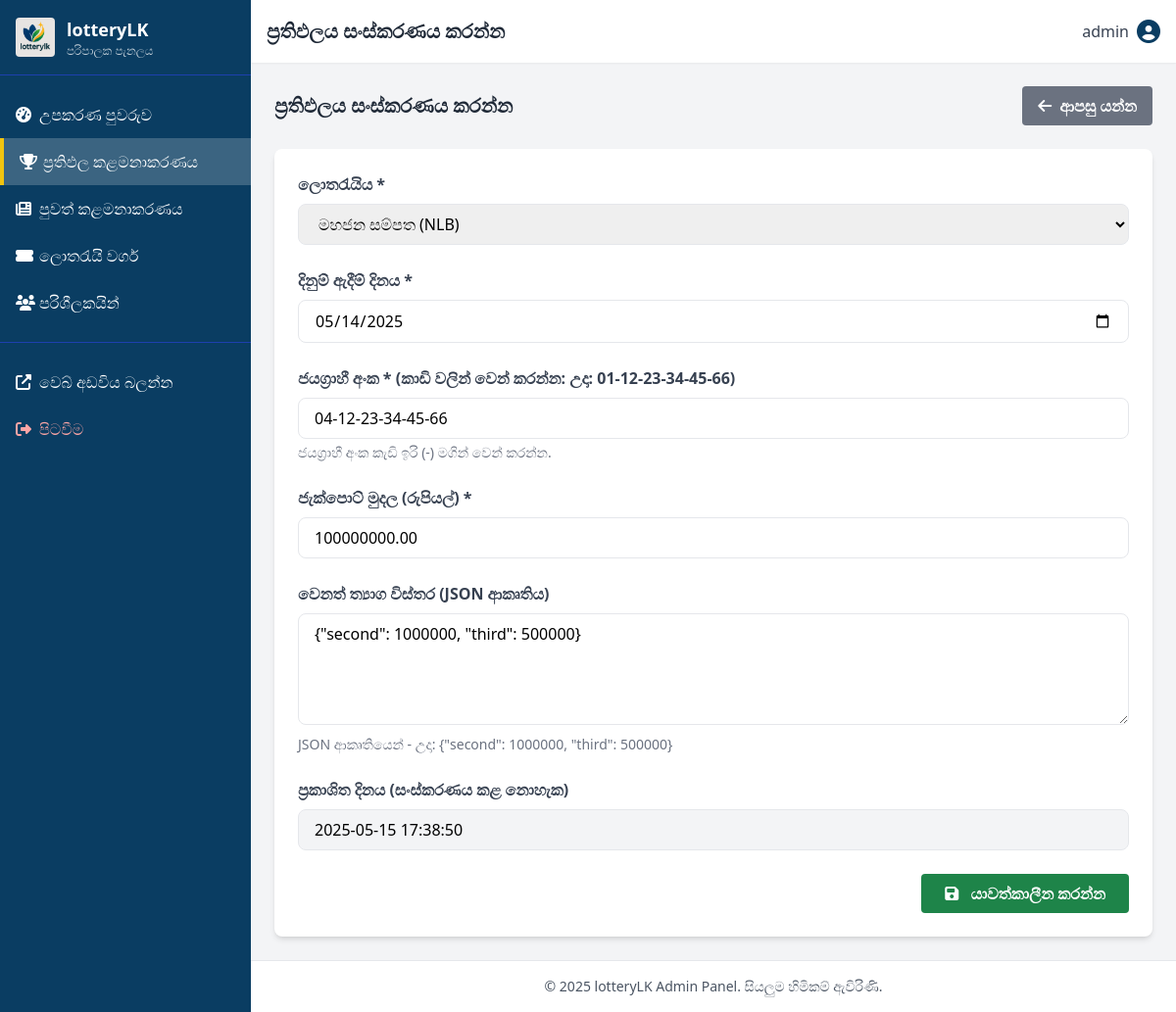
Screenshot of /admin/edit_result.php?id=1 (signed in) with the database file from the repository.
### tables this page shows
CREATE TABLE IF NOT EXISTS results (
    id INT AUTO_INCREMENT PRIMARY KEY,
    lottery_id INT,
    draw_date DATE NOT NULL,
    winning_numbers VARCHAR(255) NOT NULL,  
    jackpot_amount DECIMAL(15,2),
    other_prize_details TEXT,  
    published_at TIMESTAMP DEFAULT CURRENT_TIMESTAMP,
    FOREIGN KEY (lottery_id) REFERENCES lotteries(id)
        ON DELETE CASCADE
        ON UPDATE CASCADE
);

CREATE TABLE IF NOT EXISTS lotteries (
    id INT AUTO_INCREMENT PRIMARY KEY,
    name VARCHAR(255) NOT NULL,
    type VARCHAR(50),  
    draw_schedule VARCHAR(255),
    description TEXT,
    image_path VARCHAR(255) NULL  
);

### includes/functions.php (called while the page is built, shortened)
<?php
function get_all_lotteries($pdo, $type = null) {
    try {
        if ($type) {
            $stmt = $pdo->prepare('SELECT * FROM lotteries WHERE type = :type ORDER BY name');
            $stmt->bindParam(':type', $type, PDO::PARAM_STR);
            $stmt->execute();
        } else {
            $stmt = $pdo->query('SELECT * FROM lotteries ORDER BY name');
        }
        return $stmt->fetchAll();
    } catch (PDOException $e) {
        error_log("Database error in get_all_lotteries(): " . $e->getMessage(), 0);
        return [];
    }
}

### admin/edit_result.php (the view, shortened to what this page needs)
<?php
include '../includes/db_connect.php';
include '../includes/functions.php';
$result_id = isset($_GET['id']) ? (int)$_GET['id'] : 0;
$lotteries = [];
$form_data = [
    'id' => 0,
    'lottery_id' => 0,
    'draw_date' => '',
    'winning_numbers' => '',
    'jackpot_amount' => 0,
    'other_prize_details' => '',
    'published_at' => ''
];
$result_found = false;
if (isset($pdo) && $db_connected) {
    try {
        $lotteries = get_all_lotteries($pdo);
    } catch (PDOException $e) {
        error_log("Database error in edit_result.php (lotteries): " . $e->getMessage(), 0);
    }
}
if ($result_id > 0 && isset($pdo) && $db_connected) {
    try {
        $stmt = $pdo->prepare('SELECT * FROM results WHERE id = :id');
        $stmt->bindParam(':id', $result_id, PDO::PARAM_INT);
        $stmt->execute();
        $result = $stmt->fetch();
        if ($result) {
            $result_found = true;
            $form_data = [
                'id' => $result['id'],
                'lottery_id' => $result['lottery_id'],
                'draw_date' => $result['draw_date'],
                'winning_numbers' => $result['winning_numbers'],
                'jackpot_amount' => $result['jackpot_amount'],
                'other_prize_details' => $result['other_prize_details'],
                'published_at' => $result['published_at']
            ];
        } else {
            $error_message = 'ප්‍රතිඵලය හමු නොවීය.';
        }
    } catch (PDOException $e) {
        error_log("Database error in edit_result.php (fetch): " . $e->getMessage(), 0);
        $error_message = 'ප්‍රතිඵලය ලබා ගැනීමේදී දෝෂයක් ඇති විය.';
    }
} else {
    $error_message = 'වලංගු ප්‍රතිඵල ID එකක් සපයන්න.';
}
include 'includes_admin/admin_header.php';
?>
<div class="flex justify-between items-center mb-6">
    <h2 class="text-xl font-bold text-gray-800">ප්‍රතිඵලය සංස්කරණය කරන්න</h2>
    <a href="manage_results.php" class="bg-gray-500 hover:bg-gray-600 text-white font-bold py-2 px-4 rounded flex items-center">
        <i class="fas fa-arrow-left mr-2"></i> ආපසු යන්න
    </a>
</div>
<?php if ($result_found): ?>
<div class="bg-white rounded-lg shadow-md overflow-hidden">
    <form action="edit_result.php?id=<?php echo $result_id; ?>" method="post" class="p-6">
        <div class="mb-6">
            <label for="lottery_id" class="block text-gray-700 font-bold mb-2">ලොතරැයිය *</label>
            <select id="lottery_id" name="lottery_id" class="w-full px-4 py-2 border rounded-lg focus:outline-none focus:ring-2 focus:ring-primaryBlue" required>
                <?php foreach ($lotteries as $lottery): ?>
                <option value="<?php echo $lottery['id']; ?>" <?php echo ($form_data['lottery_id'] == $lottery['id']) ? 'selected' : ''; ?>>
                    <?php echo htmlspecialchars($lottery['name']) . ' (' . $lottery['type'] . ')'; ?>
                </option>
                <?php endforeach; ?>
            </select>
        </div>
        <div class="mb-6">
            <label for="draw_date" class="block text-gray-700 font-bold mb-2">දිනුම් ඇදීම් දිනය *</label>
            <input type="date" id="draw_date" name="draw_date" value="<?php echo htmlspecialchars($form_data['draw_date']); ?>" class="w-full px-4 py-2 border rounded-lg focus:outline-none focus:ring-2 focus:ring-primaryBlue" required>
        </div>
        <div class="mb-6">
            <label for="winning_numbers" class="block text-gray-700 font-bold mb-2">ජයග්‍රාහී අංක * (කාඩි වලින් වෙන් කරන්න: උදා: 01-12-23-34-45-66)</label>
            <input type="text" id="winning_numbers" name="winning_numbers" value="<?php echo htmlspecialchars($form_data['winning_numbers']); ?>" placeholder="උදා: 01-12-23-34-45-66" class="w-full px-4 py-2 border rounded-lg focus:outline-none focus:ring-2 focus:ring-primaryBlue" required>
            <p class="text-sm text-gray-500 mt-1">ජයග්‍රාහී අංක කැඩි ඉරි (-) මගින් වෙන් කරන්න.</p>
        </div>
        <div class="mb-6">
            <label for="jackpot_amount" class="block text-gray-700 font-bold mb-2">ජැක්පොට් මුදල (රුපියල්) *</label>
            <input type="number" id="jackpot_amount" name="jackpot_amount" value="<?php echo htmlspecialchars($form_data['jackpot_amount']); ?>" step="0.01" min="0" class="w-full px-4 py-2 border rounded-lg focus:outline-none focus:ring-2 focus:ring-primaryBlue" required>
        </div>
        <div class="mb-6">
            <label for="other_prize_details" class="block text-gray-700 font-bold mb-2">වෙනත් ත්‍යාග විස්තර (JSON ආකෘතිය)</label>
            <textarea id="other_prize_details" name="other_prize_details" rows="4" class="w-full px-4 py-2 border rounded-lg focus:outline-none focus:ring-2 focus:ring-primaryBlue"><?php echo htmlspecialchars($form_data['other_prize_details']); ?></textarea>
            <p class="text-sm text-gray-500 mt-1">JSON ආකෘතියෙන් - උදා: {"second": 1000000, "third": 500000}</p>
        </div>
        <div class="mb-6">
            <label for="published_at" class="block text-gray-700 font-bold mb-2">ප්‍රකාශිත දිනය (සංස්කරණය කළ නොහැක)</label>
            <input type="text" id="published_at" value="<?php echo date('Y-m-d H:i:s', strtotime($form_data['published_at'])); ?>" class="w-full px-4 py-2 border rounded-lg bg-gray-100" readonly>
        </div>
        <div class="flex justify-end">
            <button type="submit" class="bg-primaryGreen hover:bg-green-700 text-white font-bold py-2 px-6 rounded focus:outline-none focus:shadow-outline">
                <i class="fas fa-save mr-2"></i> යාවත්කාලීන කරන්න
            </button>
        </div>
    </form>
</div>
<?php endif; ?>
<?php
include 'includes_admin/admin_footer.php';
?>

### rows the page displays
results: lottery_id "මහජන සම්පත (NLB)", draw_date "05/14/2025", winning_numbers "04-12-23-34-45-66", jackpot_amount "100000000.00", other_prize_details "{\"second\": 1000000, \"third\": 500000}", published_at "2025-05-15 17:38:50"

### other values shown
$_SESSION['admin_username'] "admin"
